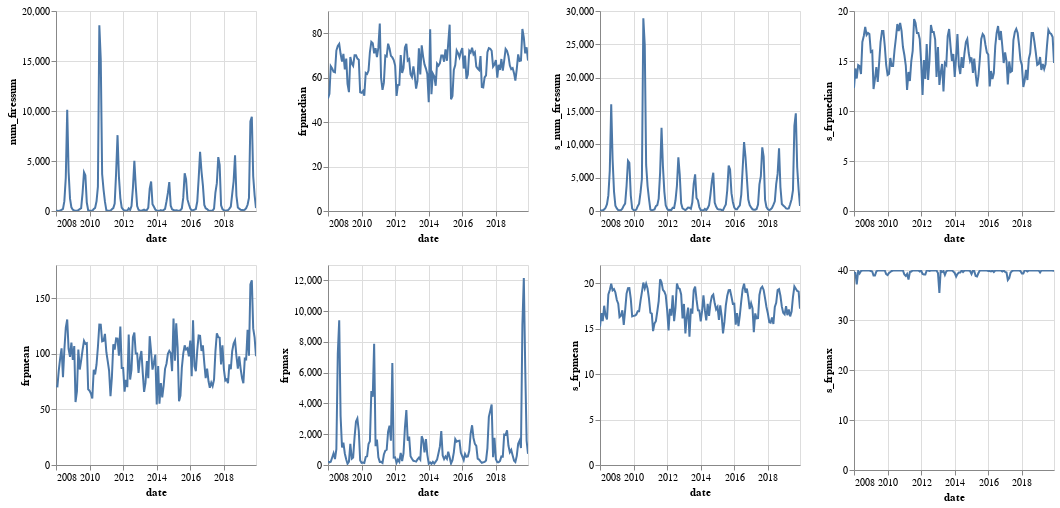

Notebook source saved alongside this figure:
### Code cell
g1 | g2 | g3 | g4

### Figure 1 — Vega-Lite specification as saved in the notebook (floating-point values rounded to 4 significant figures; data arrays with more than 128 entries replaced by an {"elided": "..."} marker saying what was removed)
{"config": {"view": {"continuousWidth": 400, "continuousHeight": 300}}, "hconcat": [{"repeat": {"row": ["num_firessum", "frpmean"]}, "spec": {"data": {"name": "data-555165871f727ef11be52f7976347a82"}, "mark": "line", "encoding": {"x": {"type": "temporal", "field": "date"}, "y": {"type": "quantitative", "field": {"repeat": "row"}}}, "height": 200, "selection": {"selector018": {"type": "interval", "bind": "scales", "encodings": ["x", "y"]}}, "width": 200}}, {"repeat": {"row": ["frpmedian", "frpmax"]}, "spec": {"data": {"name": "data-555165871f727ef11be52f7976347a82"}, "mark": "line", "encoding": {"x": {"type": "temporal", "field": "date"}, "y": {"type": "quantitative", "field": {"repeat": "row"}}}, "height": 200, "selection": {"selector019": {"type": "interval", "bind": "scales", "encodings": ["x", "y"]}}, "width": 200}}, {"repeat": {"row": ["s_num_firessum", "s_frpmean"]}, "spec": {"data": {"name": "data-555165871f727ef11be52f7976347a82"}, "mark": "line", "encoding": {"x": {"type": "temporal", "field": "date"}, "y": {"type": "quantitative", "field": {"repeat": "row"}}}, "height": 200, "selection": {"selector020": {"type": "interval", "bind": "scales", "encodings": ["x", "y"]}}, "width": 200}}, {"repeat": {"row": ["s_frpmedian", "s_frpmax"]}, "spec": {"data": {"name": "data-555165871f727ef11be52f7976347a82"}, "mark": "line", "encoding": {"x": {"type": "temporal", "field": "date"}, "y": {"type": "quantitative", "field": {"repeat": "row"}}}, "height": 200, "selection": {"selector021": {"type": "interval", "bind": "scales", "encodings": ["x", "y"]}}, "width": 200}}], "$schema": "https://vega.github.io/schema/vega-lite/v4.8.1.json", "datasets": {"data-555165871f727ef11be52f7976347a82": {"elided": "144 records"}}}
